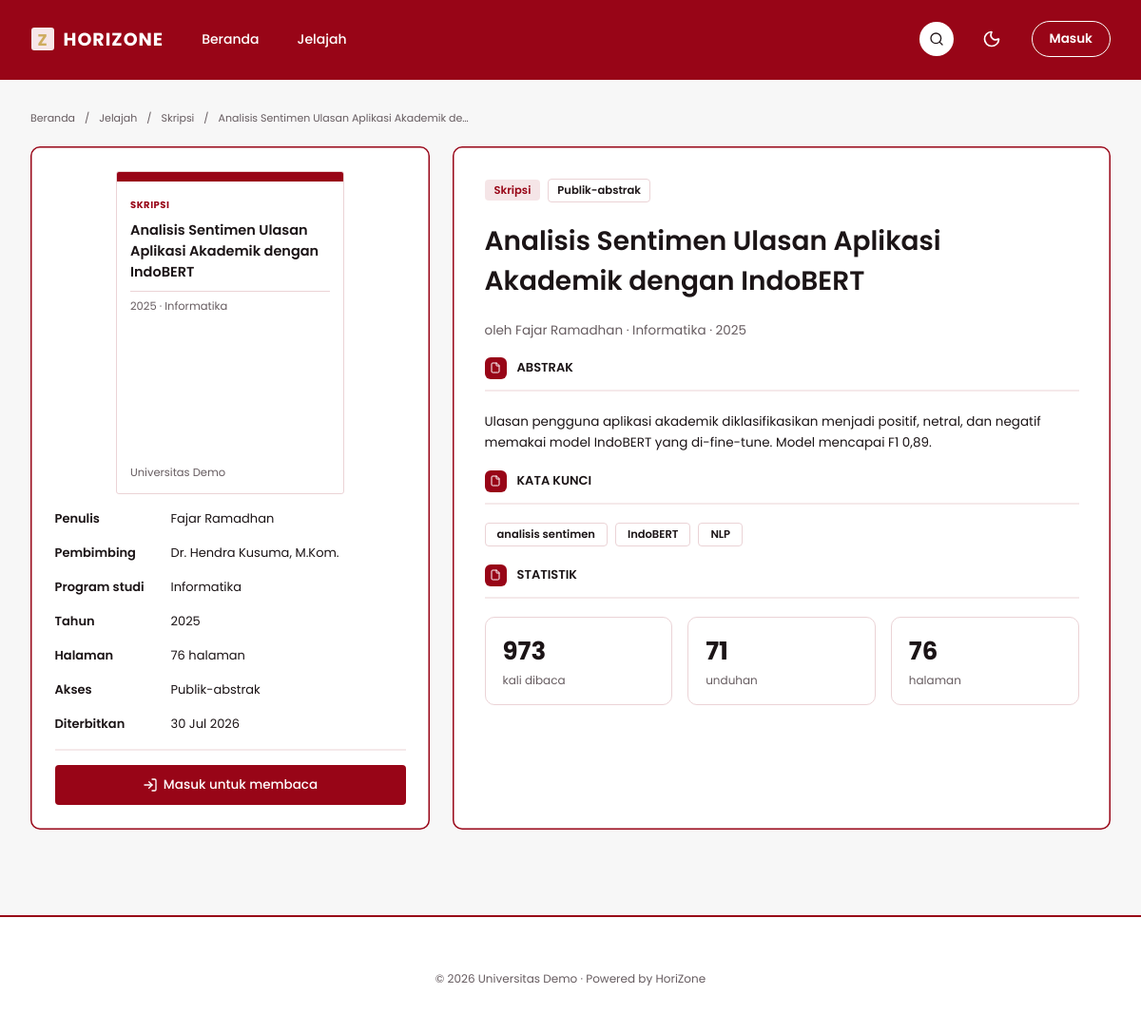
Screenshot of /dokumen.php?slug=d2 with the database file from the repository.
### tables this page shows
CREATE TABLE dokumen (
  id INT UNSIGNED AUTO_INCREMENT PRIMARY KEY,
  slug VARCHAR(20) NOT NULL UNIQUE,              
  judul VARCHAR(255) NOT NULL,
  penulis VARCHAR(255) NOT NULL,                 
  jenis ENUM('skripsi','laporan_kp','jurnal','ebook','catatan') NOT NULL,
  prodi VARCHAR(100) NOT NULL,
  tahun SMALLINT NOT NULL,
  pembimbing VARCHAR(150) NULL,
  akses ENUM('publik-abstrak','warga-kampus','terbatas') NOT NULL DEFAULT 'publik-abstrak',
  bisa_unduh TINYINT(1) NOT NULL DEFAULT 0,
  dibaca INT UNSIGNED NOT NULL DEFAULT 0,
  unduhan INT UNSIGNED NOT NULL DEFAULT 0,
  halaman INT UNSIGNED NOT NULL DEFAULT 0,
  terbit_pada DATE NULL,
  kata_kunci VARCHAR(255) NULL,                  
  abstrak TEXT NULL,
  cover VARCHAR(255) NULL,                       
  file_pdf VARCHAR(255) NULL,                    
  status ENUM('terbit','menunggu','diturunkan') NOT NULL DEFAULT 'terbit',
  pengunggah_id INT UNSIGNED NULL,
  created_at TIMESTAMP NOT NULL DEFAULT CURRENT_TIMESTAMP,
  updated_at TIMESTAMP NOT NULL DEFAULT CURRENT_TIMESTAMP ON UPDATE CURRENT_TIMESTAMP,
  KEY idx_dokumen_jenis (jenis),
  KEY idx_dokumen_status (status),
  KEY idx_dokumen_created (created_at),
  CONSTRAINT fk_dokumen_pengunggah FOREIGN KEY (pengunggah_id) REFERENCES users(id) ON DELETE SET NULL
);

### config/config.php (called while the page is built, shortened)
<?php
spl_autoload_register(function ($class_name) {
    $file = ROOT_PATH . 'models/' . $class_name . '.php';
});
require_once ROOT_PATH . 'config/database.php';
function isLoggedIn() {
    static $hasil = null;
    if ($hasil !== null) {
        return $hasil;
    }
    if (!isset($_SESSION['user_id']) || !isset($_SESSION['user_role'])) {
        return $hasil = false;
    }
    return $hasil = true;
}
function e($teks) {
    return htmlspecialchars((string) $teks, ENT_QUOTES, 'UTF-8');
}
function formatTanggal($nilai, $mode = 'tanggal') {
    $t = strtotime($nilai);
    $tgl = date('j', $t) . ' ' . BULAN_SINGKAT[(int) date('n', $t)];
    $tgl .= ' ' . date('Y', $t);
    return $mode === 'waktu' ? $tgl . ', ' . date('H.i', $t) : $tgl;
}

### config/database.php (called while the page is built, shortened)
<?php
class Database {
    private $host = 'localhost';
    private $db_name = 'horizone_lite';
    private $username = 'root';
    private $password = '';
    public function getConnection() {
        $this->conn = null;
        try {
            $this->conn = new PDO(
                "mysql:host=" . $this->host . ";dbname=" . $this->db_name . ";charset=utf8mb4",
                $this->username,
                $this->password,
                array(
                    PDO::ATTR_ERRMODE => PDO::ERRMODE_EXCEPTION,
                    PDO::ATTR_DEFAULT_FETCH_MODE => PDO::FETCH_ASSOC
                )
            );
        } catch (PDOException $exception) {
            echo "Koneksi gagal: " . $exception->getMessage();
        }
        return $this->conn;
    }
}

### models/Dokumen.php (called while the page is built, shortened)
<?php
class Dokumen {
    private $conn;
    private $table_name = "dokumen";
    public function __construct($db) {
        $this->conn = $db;
    }
    private function ambil($where, $params) {
        $stmt = $this->conn->prepare("SELECT * FROM " . $this->table_name . " WHERE " . $where . " LIMIT 1");
        $stmt->execute($params);
        $row = $stmt->fetch(PDO::FETCH_ASSOC);
        if ($row) {
            return true;
        }
        return false;
    }
    public function readBySlug($slug) {
        return $this->ambil("slug = :slug", [':slug' => $slug]);
    }
}

### dokumen.php (the view, shortened to what this page needs)
<?php
require_once 'config/config.php';
function berkasPdf($path) {
    if (!is_string($path) || strpos($path, 'uploads/pdf/') !== 0) return null;
    $file = realpath(ROOT_PATH . $path);
    return $file;
}
$slug = is_string($_GET['slug'] ?? null) ? $_GET['slug'] : '';
$d = new Dokumen((new Database())->getConnection());
$ada = $slug !== '' && strlen($slug) <= 100 && $d->readBySlug($slug) && $d->status === 'terbit';
$berkas = $ada ? berkasPdf($d->file_pdf) : null;
    ?>
    <?php
$d->tambahDibaca();
$d->dibaca++;
$adaPdf = (bool) $berkas;
$urlBaca = BASE_URL . 'dokumen.php?slug=' . rawurlencode($d->slug) . '&baca=1';
$urlUnduh = BASE_URL . 'dokumen.php?slug=' . rawurlencode($d->slug) . '&unduh=1';
$jenisLabel = Dokumen::JENIS[$d->jenis] ?? $d->jenis;
$aksesLabel = Dokumen::AKSES[$d->akses] ?? $d->akses;
$halaman = $d->halaman > 0 ? (int) $d->halaman : '-';
$halamanTeks = $d->halaman > 0 ? $d->halaman . ' halaman' : '-';
$kata = array_values(array_filter(array_map('trim', explode(',', (string) $d->kata_kunci)), 'strlen'));
include ROOT_PATH . 'partials/head.php';
include ROOT_PATH . 'partials/site_header.php';
?>
<main id="isi" class="situs-main situs-main--max-lg-pb-calc-88px-env-safe-area-inset-bottom"><div class="situs-main__box--hidden-px-4-mx-auto"><nav aria-label="breadcrumb" data-slot="breadcrumb" class="breadcrumb breadcrumb--mb-px"><ol data-slot="breadcrumb-list" class="breadcrumb-list"><li data-slot="breadcrumb-item" class="breadcrumb-item"><a data-slot="breadcrumb-link" class="breadcrumb-link" href="<?= BASE_URL ?>index.php">Beranda</a></li><li data-slot="breadcrumb-separator" role="presentation" aria-hidden="true" class="breadcrumb-separator has-size">/</li><li data-slot="breadcrumb-item" class="breadcrumb-item"><a data-slot="breadcrumb-link" class="breadcrumb-link" href="<?= BASE_URL ?>jelajah.php">Jelajah</a></li><li data-slot="breadcrumb-separator" role="presentation" aria-hidden="true" class="breadcrumb-separator has-size">/</li><li data-slot="breadcrumb-item" class="breadcrumb-item"><a data-slot="breadcrumb-link" class="breadcrumb-link" href="<?= BASE_URL ?>jelajah.php?jenis=<?= e($d->jenis) ?>"><?= e($jenisLabel) ?></a></li><li data-slot="breadcrumb-separator" role="presentation" aria-hidden="true" class="breadcrumb-separator has-size">/</li><li data-slot="breadcrumb-item" class="breadcrumb-item"><span data-slot="breadcrumb-page" role="link" aria-disabled="true" aria-current="page" class="breadcrumb-page"><?= e($d->judul) ?></span></li></ol></nav><div class="situs-main__box--gap-6-flex-mt-23px"><div class="situs-main__box--rounded-xl-shrink-0-bg-card"><div class="situs-main__box--overflow-hidden-border-bg-card"><div class="situs-main__box--h-2-5-bg-primary-shrink-0"></div><div class="situs-main__box--min-h-0-px-3-5-flex-1"><span class="situs-main__text--text-hz-badge"><?= e($jenisLabel) ?></span><p class="situs-main__paragraph--line-clamp-4-text-hz-title-sm-mt-2"><?= e($d->judul) ?></p><hr class="situs-main__divider"><p class="situs-main__paragraph--text-hz-hint-text-muted-foreground-mt-7px"><?= e($d->tahun) ?> · <?= e($d->prodi) ?></p><p class="situs-main__paragraph--mt-auto-truncate-text-hz-hint">Universitas Demo</p></div></div><dl class="situs-main__definition-list--mt-2"><div class="situs-main__definition-list-box situs-main__definition-list-box--h-9"><dt class="situs-main__definition-list-term--shrink-0">Penulis</dt><dd class="situs-main__definition-list-detail--min-w-0"><?= e($d->penulis) ?></dd></div><div class="situs-main__definition-list-box situs-main__definition-list-box--h-9"><dt class="situs-main__definition-list-term--shrink-0">Pembimbing</dt><dd class="situs-main__definition-list-detail--min-w-0"><?= e($d->pembimbing ?: '-') ?></dd></div><div class="situs-main__definition-list-box situs-main__definition-list-box--h-9"><dt class="situs-main__definition-list-term--shrink-0">Program studi</dt><dd class="situs-main__definition-list-detail--min-w-0"><?= e($d->prodi) ?></dd></div><div class="situs-main__definition-list-box situs-main__definition-list-box--h-9"><dt class="situs-main__definition-list-term--shrink-0">Tahun</dt><dd class="situs-main__definition-list-detail--min-w-0"><?= e($d->tahun) ?></dd></div><div class="situs-main__definition-list-box situs-main__definition-list-box--h-9"><dt class="situs-main__definition-list-term--shrink-0">Halaman</dt><dd class="situs-main__definition-list-detail--min-w-0"><?= e($halamanTeks) ?></dd></div><div class="situs-main__definition-list-box situs-main__definition-list-box--h-9"><dt class="situs-main__definition-list-term--shrink-0">Akses</dt><dd class="situs-main__definition-list-detail--min-w-0"><?= e($aksesLabel) ?></dd></div><div class="situs-main__definition-list-box situs-main__definition-list-box--h-9"><dt class="situs-main__definition-list-term--shrink-0">Diterbitkan</dt><dd class="situs-main__definition-list-detail--min-w-0"><?= e(formatTanggal($d->terbit_pada)) ?></dd></div></dl><div aria-hidden="true" class="situs-main__box--mt-2-bg-border-50-h-0-5"></div><?php if ($login): ?><?php if ($adaPdf): ?><div class="situs-main__box--gap-2-flex-mt-15px"><a data-slot="button" data-variant="default" data-size="default" class="button button--flex-1-bg-primary-text-primary-foreground-px-5 group/button has-size" href="<?= e($urlBaca) ?>"><svg xmlns="http://www.w3.org/2000/svg" width="24" height="24" viewBox="0 0 24 24" fill="none" stroke="currentColor" stroke-width="2" stroke-linecap="round" stroke-linejoin="round" class="button__icon button__icon--size-4 has-size" aria-hidden="true"><path d="M12 5v16"></path><path d="M20.001 19A2 2 0 0022 17V5a2 2 0 00-1.999-2L16 3.002A5 5 0 0012 5a5 5 0 00-4-2H4a2 2 0 00-2 2v12a2 2 0 001.999 2H8a5 5 0 014 2 5 5 0 014-2z"></path></svg>Baca dokumen</a><?php if ((int) $d->bisa_unduh): ?><a data-slot="popover-trigger" data-variant="outline" data-size="default" class="popover-trigger popover-trigger--flex-1 group/button has-size" href="<?= e($urlUnduh) ?>"><svg xmlns="http://www.w3.org/2000/svg" width="24" height="24" viewBox="0 0 24 24" fill="none" stroke="currentColor" stroke-width="2" stroke-linecap="round" stroke-linejoin="round" class="popover-trigger__icon popover-trigger__icon--size-4 has-size" aria-hidden="true"><path d="M12 15V3"></path><path d="M21 15v4a2 2 0 0 1-2 2H5a2 2 0 0 1-2-2v-4"></path><path d="m7 10 5 5 5-5"></path></svg><span class="popover-trigger__text--max-lg-sr-only">Unduh PDF</span></a><?php endif; ?></div><?php endif; ?><?php else: ?><div class="situs-main__box--gap-2-flex-mt-15px"><a data-slot="button" data-variant="default" data-size="default" class="button button--flex-1-bg-primary-text-primary-foreground-px-5 group/button has-size" href="<?= BASE_URL ?>masuk.php">Masuk untuk membaca</a></div><?php endif; ?></div><div class="situs-main__box--rounded-xl-bg-card-flex-1"><div class="situs-main__box--items-center-gap-2-flex"><span data-slot="badge" data-variant="default" class="badge badge--bg-primary-soft-text-primary-border-transparent-a-hover-bg-accent group/badge has-size"><?= e($jenisLabel) ?></span><span data-slot="badge" data-variant="outline" class="badge badge--border-border-text-foreground-h-25px-px-9px group/badge has-size"><?= e($aksesLabel) ?></span></div><h1 class="situs-main__title--mt-5"><?= e($d->judul) ?></h1><p class="situs-main__paragraph--text-hz-body-text-muted-foreground-mt-21px">oleh <?= e($d->penulis) ?> · <?= e($d->prodi) ?> · <?= e($d->tahun) ?></p><div class="situs-main__box--mt-18px"><div class="situs-main__box--items-center-flex-gap-11px"><span class="situs-main__text--bg-primary has-size"></span><h2 class="situs-main__heading">Abstrak</h2></div><div aria-hidden="true" class="situs-main__box--bg-border-50-h-0-5-mt-11px"></div></div><p class="situs-main__paragraph--text-hz-message-mt-21px"><?= nl2br(e($d->abstrak)) ?></p><?php if ($kata): ?><div class="situs-main__box--mt-18px"><div class="situs-main__box--items-center-flex-gap-11px"><span class="situs-main__text--bg-primary has-size"></span><h2 class="situs-main__heading">Kata kunci</h2></div><div aria-hidden="true" class="situs-main__box--bg-border-50-h-0-5-mt-11px"></div></div><ul class="situs-main__list--flex-wrap"><?php foreach ($kata as $k): ?><li><span data-slot="badge" data-variant="outline" class="badge badge--px-3-border-border-text-foreground-h-25px group/badge has-size"><?= e($k) ?></span></li><?php endforeach; ?></ul><?php endif; ?><div class="situs-main__box--mt-19px"><div class="situs-main__box--items-center-flex-gap-11px"><span class="situs-main__text--bg-primary has-size"></span><h2 class="situs-main__heading">Statistik</h2></div><div aria-hidden="true" class="situs-main__box--bg-border-50-h-0-5-mt-11px"></div></div><div class="situs-main__box--grid-cols-3-grid-gap-4"><div class="situs-main__box--py-4-gap-0-5-relative"><span class="situs-main__text--text-hz-stat"><?= e($d->dibaca) ?></span><span class="situs-main__text--text-hz-xs">kali dibaca</span></div><div class="situs-main__box--py-4-gap-0-5-relative"><span class="situs-main__text--text-hz-stat"><?= e($d->unduhan) ?></span><span class="situs-main__text--text-hz-xs">unduhan</span></div><div class="situs-main__box--py-4-gap-0-5-relative"><span class="situs-main__text--text-hz-stat"><?= e($halaman) ?></span><span class="situs-main__text--text-hz-xs">halaman</span></div></div></div></div></div></main>
<?php include ROOT_PATH . 'partials/site_footer.php'; ?>

### rows the page displays
dokumen: jenis "Skripsi", judul "Analisis Sentimen Ulasan Aplikasi Akademik de…", jenis "SKRIPSI", judul "Analisis Sentimen Ulasan Aplikasi Akademik dengan IndoBERT", tahun "2025", prodi "Informatika", penulis "Fajar Ramadhan", pembimbing "Dr. Hendra Kusuma, M.Kom.", halaman "76 halaman", akses "Publik-abstrak", terbit_pada "30 Jul 2026", abstrak "Ulasan pengguna aplikasi akademik diklasifikasikan menjadi positif, netral, dan negatif memakai model IndoBERT yang di-fine-tune. Model mencapai F1 0,89.", kata_kunci "analisis sentimen", kata_kunci "IndoBERT", kata_kunci "NLP", unduhan "71", halaman "76"

### other values shown
$d->dibaca "973"
